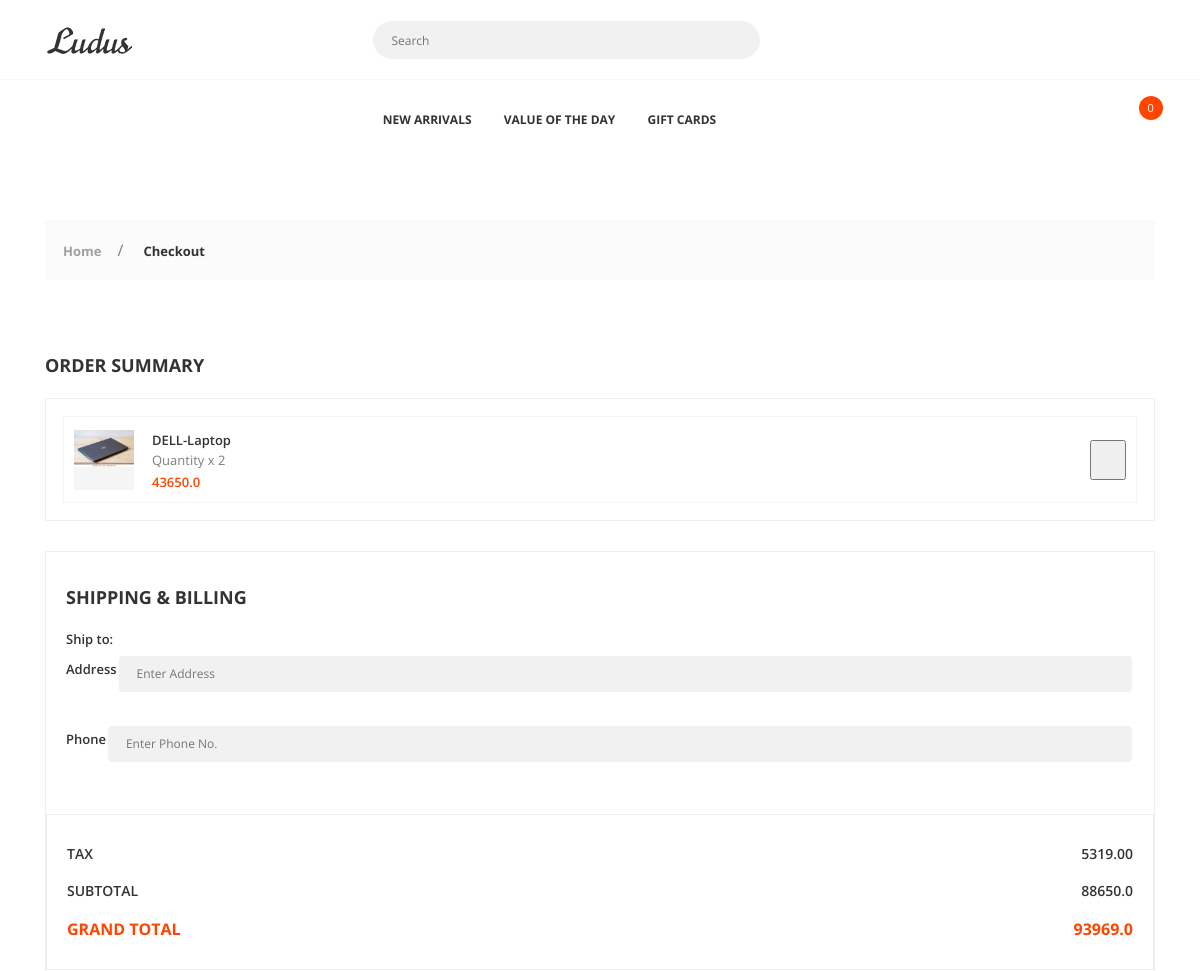
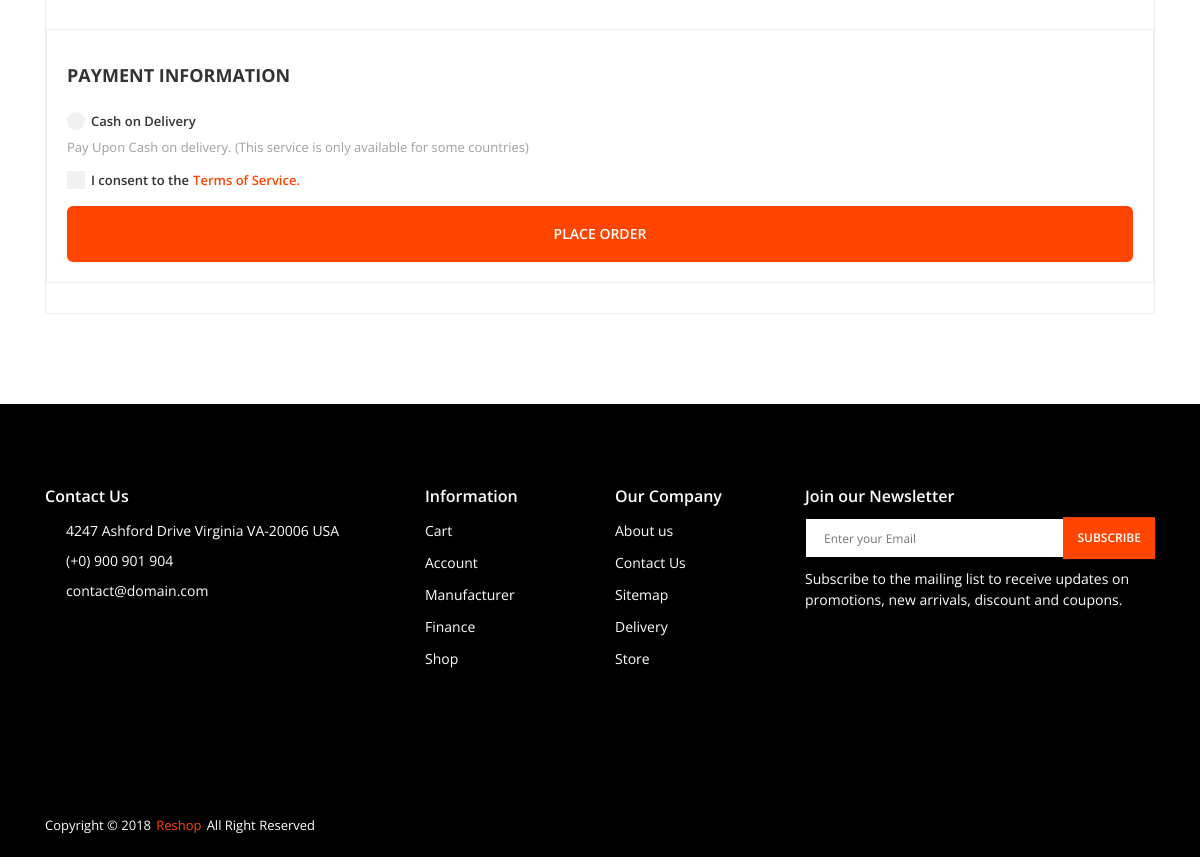
Page /checkout (signed in) on the committed database (2 pictures, top to bottom).
### Main/models.py (models this page shows, shortened)
class Addproduct(db.Model):
    id = db.Column(db.Integer, primary_key=True)
    name = db.Column(db.String(40), nullable=False)
    price = db.Column(db.Numeric(10, 2), nullable=False)
    discount = db.Column(db.Integer, default=0)
    stock = db.Column(db.Integer, nullable=False)
    desc = db.Column(db.Text, nullable=False)
    pub_date = db.Column(db.DateTime, nullable=False, default=datetime.utcnow)
    category_id = db.Column(db.Integer, db.ForeignKey('category.id'),nullable=False)
    category = db.relationship('Category',backref=db.backref('categories', lazy=True))
    image1 = db.Column(db.String(150), nullable=False, default='image1.jpg')
    image2 = db.Column(db.String(150), nullable=False, default='image2.jpg')
    image3 = db.Column(db.String(150), nullable=False, default='image3.jpg')
    merchant_id = db.Column(db.Integer, db.ForeignKey('merchant.id'), nullable=False)
    merchant = db.relationship('Merchant', backref=db.backref('merchant', lazy=True))
    merchant_name = db.Column(db.String(45), nullable=False)
    merchant_phone = db.Column(db.String(8), nullable=False)
    merchant_address = db.Column(db.Text, nullable=False)

### Main/routes.py (the view)
@app.route('/checkout')
def checkout():
    if 'email' not in session:
        flash('Please Login First','danger')
        return redirect(url_for('login'))
    else:
        cart_items={}
        user_id = session['_user_id']
        cart = Cart.query.order_by(text(user_id)).all()
        for i in cart:
            temp_cart={}
            product=Addproduct.query.filter_by(id=i.product_id).first()
            id = str(i.product_id) + '_' + str(i.id)
            temp_cart = {id:{'id':i.id, 'name':product.name,'price':float(product.price),'discount':product.discount,'quantity':i.quantity,'image':product.image1}}
            cart_items = Merge(cart_items, temp_cart)
        subtotal = 0
        grandtotal = 0
        try:
            for key,product in cart_items.items():
                product_id = int(key.split('_')[0])
                discount = (product['discount']/100) * float(product['price'])
                subtotal += float(product['price']) * int(product['quantity'])
                subtotal -= discount
                tax =("%.2f" %(.06 * float(subtotal)))
                grandtotal = float("%.2f" % (1.06 * subtotal))
            return render_template('checkout.html',subtotal=subtotal ,tax=tax, grandtotal=grandtotal, cart_items=cart_items, product_id=product_id)
        except Exception as e:
            print(e)
            flash(f'No items in Cart', 'error')
            return redirect(url_for('profile'))

### Main/models.py (called while the page is built)
@login_manager.user_loader
def load_user(user_id):
    return User.query.get(int(user_id))

### Main/routes.py (called while the page is built)
def Merge(dict1, dict2):
    res = {**dict1, **dict2}
    return res

### Main/templates/checkout.html (shortened to what this page needs)
{% extends "layout.html" %}
{% block head %}
{{ super() }}
{% endblock head %}
{% block content %}
        <div class="app-content">
            <div class="u-s-p-y-60">
                <div class="section__content">
                    <div class="container">
                        <div class="breadcrumb">
                            <div class="breadcrumb__wrap">
                                <ul class="breadcrumb__list">
                                    <li class="has-separator">
                                        <a href="{{url_for('index')}}">Home</a></li>
                                    <li class="is-marked">
                                        <a href="{{url_for('checkout')}}">Checkout</a></li>
                                </ul>
                            </div>
                        </div>
                    </div>
                </div>
            </div>
            <div class="u-s-p-b-60">
                <div class="section__content">
                    <div class="container">
                        <div class="checkout-f">
                            <div class="row">
                                <div class="col-lg-12">
                                    <h1 class="checkout-f__h1">ORDER SUMMARY</h1>
                                    <div class="o-summary">
                                        <div class="o-summary__section u-s-m-b-30">
                                            <div class="o-summary__item-wrap gl-scroll">
                                             {% for key,product in cart_items.items() %}
                                                <div class="o-card">
                                                    <div class="o-card__flex">
                                                        <div class="o-card__img-wrap">
                                                            <img class="u-img-fluid" src="{{url_for('static',filename='img/'+product.image)}}" alt="{{product.name}}"></div>
                                                        <div class="o-card__info-wrap">
                                                            <span class="o-card__name">
                                                                <a href="{{url_for('product',id=product.id)}}">{{product.name}}</a></span>
                                                            <span class="o-card__quantity">Quantity x {{product.quantity}}</span>
                                                        {% if product.discount > 0 %}
                                                            <span class="o-card__price">{{product.price-(product.price*product.discount/100)}}</span>
                                                        {% else %}
                                                            <span class="o-card__price">{{product.price}}</span>
                                                        {% endif %}
                                                        </div>
                                                    </div>
                                                    <form action="{{url_for('deleteitem', id=product.id)}}" method="POST">
                                                        <td>
                                                            <div class="table-p__del-wrap">
                                                                <button class="far fa-trash-alt table-p__delete-link" type="submit"></button>
                                                            </div>
                                                        </td>
                                                    </form>
                                                </div>
                                                {% endfor %}
                                            </div>
                                        </div>
                                        <form class="checkout-f__payment" action="{{url_for('orderplaced')}}", method="POST">
                                        <div class="o-summary__section u-s-m-b-30">
                                            <div class="o-summary__box">
                                                <h1 class="checkout-f__h1">SHIPPING & BILLING</h1>
                                                <div class="ship-b">
                                                    <span class="ship-b__text">Ship to:</span>
                                                    <div class="ship-b__box u-s-m-b-30">
                                                        <label class="gl-label" for="address">Address</label>
                                                        <input class="input-text input-text--primary-style" name="address" type="text" placeholder="Enter Address">
                                                    </div>
                                                    <div class="ship-b__box u-s-m-b-30">
                                                        <label class="gl-label" for="phone_no">Phone</label>
                                                        <input class="input-text input-text--primary-style" name="phone" type="text" placeholder="Enter Phone No.">
                                                    </div>
                                            </div>
                                        </div>
                                        <div class="o-summary__section u-s-m-b-30">
                                            <div class="o-summary__box">
                                                <table class="o-summary__table">
                                                    <tbody>
                                                        <tr>
                                                            <td>TAX</td>
                                                            <td>{{tax}}</td>
                                                        </tr>
                                                        <tr>
                                                            <td>SUBTOTAL</td>
                                                            <td>{{subtotal}}</td>
                                                        </tr>
                                                        <tr>
                                                            <td>GRAND TOTAL</td>
                                                            <td>{{grandtotal}}</td>
                                                        </tr>
                                                    </tbody>
                                                </table>
                                            </div>
                                        </div>
                                        <div class="o-summary__section u-s-m-b-30">
                                            <div class="o-summary__box">
                                                <h1 class="checkout-f__h1">PAYMENT INFORMATION</h1>
                                                    <div class="u-s-m-b-10">
                                                        <div class="radio-box">
                                                            <div class="radio-box__state radio-box__state--primary">
                                                                <label class="radio-box__label" for="cash-on-delivery">Cash on Delivery</label></div>
                                                        </div>
                                                        <span class="gl-text u-s-m-t-6">Pay Upon Cash on delivery. (This service is only available for some countries)</span>
                                                    </div>
                                                    <div class="u-s-m-b-15">
                                                        <div class="check-box">
                                                            <div class="check-box__state check-box__state--primary">
                                                                <label class="check-box__label" for="term-and-condition">I consent to the</label></div>
                                                        </div>
                                                        <a class="gl-link">Terms of Service.</a>
                                                    </div>
                                                    <div>
                                                        <button class="btn btn--e-brand-b-2" type="submit">PLACE ORDER</button></div>
                                                </form>
                                            </div>
                                        </div>
                                    </div>
                                </div>
                            </div>
                        </div>
                    </div>
                </div>
            </div>
{% endblock content %}

### rows in the picture
Addproduct: image1 (picture), name "DELL-Laptop"

### other values in the picture
{{ session['Shoppingcart']|length }} "0"
{{ product.quantity }} "2"
{{ product.price-(product.price*product.discount/100) }} "43650.0"
{{ tax }} "5319.00"
{{ subtotal }} "88650.0"
{{ grandtotal }} "93969.0"
